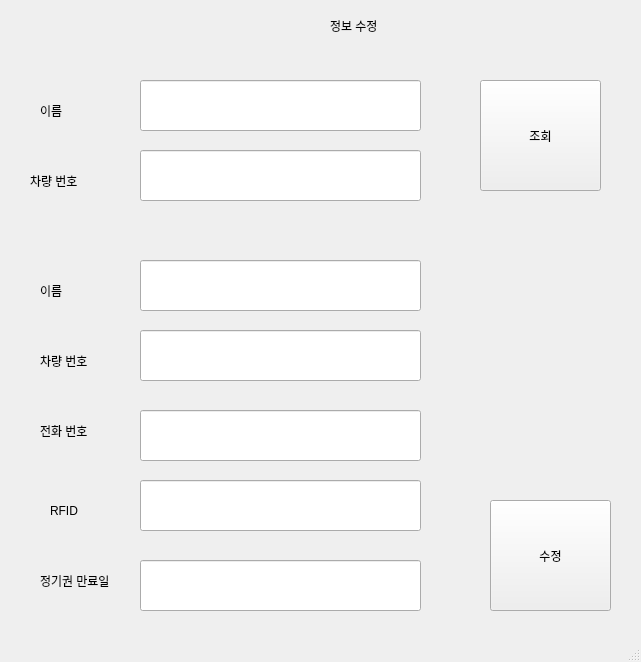
<?xml version="1.0" encoding="UTF-8"?>
<ui version="4.0">
 <class>MainWindow</class>
 <widget class="QMainWindow" name="MainWindow">
  <property name="geometry">
   <rect>
    <x>0</x>
    <y>0</y>
    <width>641</width>
    <height>662</height>
   </rect>
  </property>
  <property name="windowTitle">
   <string>MainWindow</string>
  </property>
  <widget class="QWidget" name="centralwidget">
   <widget class="QLineEdit" name="lineEdit">
    <property name="geometry">
     <rect>
      <x>140</x>
      <y>80</y>
      <width>281</width>
      <height>51</height>
     </rect>
    </property>
   </widget>
   <widget class="QLabel" name="label_3">
    <property name="geometry">
     <rect>
      <x>330</x>
      <y>10</y>
      <width>81</width>
      <height>31</height>
     </rect>
    </property>
    <property name="text">
     <string>정보 수정</string>
    </property>
   </widget>
   <widget class="QLabel" name="label_4">
    <property name="geometry">
     <rect>
      <x>40</x>
      <y>90</y>
      <width>101</width>
      <height>41</height>
     </rect>
    </property>
    <property name="text">
     <string>이름 </string>
    </property>
   </widget>
   <widget class="QPushButton" name="pushButton">
    <property name="geometry">
     <rect>
      <x>480</x>
      <y>80</y>
      <width>121</width>
      <height>111</height>
     </rect>
    </property>
    <property name="text">
     <string>조회</string>
    </property>
   </widget>
   <widget class="QLabel" name="label_5">
    <property name="geometry">
     <rect>
      <x>30</x>
      <y>160</y>
      <width>101</width>
      <height>41</height>
     </rect>
    </property>
    <property name="text">
     <string>차량 번호</string>
    </property>
   </widget>
   <widget class="QLabel" name="label_6">
    <property name="geometry">
     <rect>
      <x>40</x>
      <y>410</y>
      <width>101</width>
      <height>41</height>
     </rect>
    </property>
    <property name="text">
     <string>전화 번호</string>
    </property>
   </widget>
   <widget class="QLabel" name="label_7">
    <property name="geometry">
     <rect>
      <x>50</x>
      <y>490</y>
      <width>101</width>
      <height>41</height>
     </rect>
    </property>
    <property name="text">
     <string>RFID</string>
    </property>
   </widget>
   <widget class="QLabel" name="label_8">
    <property name="geometry">
     <rect>
      <x>40</x>
      <y>560</y>
      <width>101</width>
      <height>41</height>
     </rect>
    </property>
    <property name="text">
     <string>정기권 만료일</string>
    </property>
   </widget>
   <widget class="QLineEdit" name="lineEdit_2">
    <property name="geometry">
     <rect>
      <x>140</x>
      <y>150</y>
      <width>281</width>
      <height>51</height>
     </rect>
    </property>
   </widget>
   <widget class="QLineEdit" name="lineEdit_3">
    <property name="geometry">
     <rect>
      <x>140</x>
      <y>410</y>
      <width>281</width>
      <height>51</height>
     </rect>
    </property>
   </widget>
   <widget class="QLineEdit" name="lineEdit_4">
    <property name="geometry">
     <rect>
      <x>140</x>
      <y>480</y>
      <width>281</width>
      <height>51</height>
     </rect>
    </property>
   </widget>
   <widget class="QLineEdit" name="lineEdit_5">
    <property name="geometry">
     <rect>
      <x>140</x>
      <y>560</y>
      <width>281</width>
      <height>51</height>
     </rect>
    </property>
   </widget>
   <widget class="QLineEdit" name="lineEdit_6">
    <property name="geometry">
     <rect>
      <x>140</x>
      <y>330</y>
      <width>281</width>
      <height>51</height>
     </rect>
    </property>
   </widget>
   <widget class="QLabel" name="label_9">
    <property name="geometry">
     <rect>
      <x>40</x>
      <y>340</y>
      <width>101</width>
      <height>41</height>
     </rect>
    </property>
    <property name="text">
     <string>차량 번호</string>
    </property>
   </widget>
   <widget class="QLineEdit" name="lineEdit_7">
    <property name="geometry">
     <rect>
      <x>140</x>
      <y>260</y>
      <width>281</width>
      <height>51</height>
     </rect>
    </property>
   </widget>
   <widget class="QLabel" name="label_10">
    <property name="geometry">
     <rect>
      <x>40</x>
      <y>270</y>
      <width>101</width>
      <height>41</height>
     </rect>
    </property>
    <property name="text">
     <string>이름 </string>
    </property>
   </widget>
   <widget class="QPushButton" name="pushButton_2">
    <property name="geometry">
     <rect>
      <x>490</x>
      <y>500</y>
      <width>121</width>
      <height>111</height>
     </rect>
    </property>
    <property name="text">
     <string>수정</string>
    </property>
   </widget>
  </widget>
  <widget class="QMenuBar" name="menubar">
   <property name="geometry">
    <rect>
     <x>0</x>
     <y>0</y>
     <width>641</width>
     <height>22</height>
    </rect>
   </property>
  </widget>
  <widget class="QStatusBar" name="statusbar"/>
 </widget>
 <resources/>
 <connections/>
</ui>
